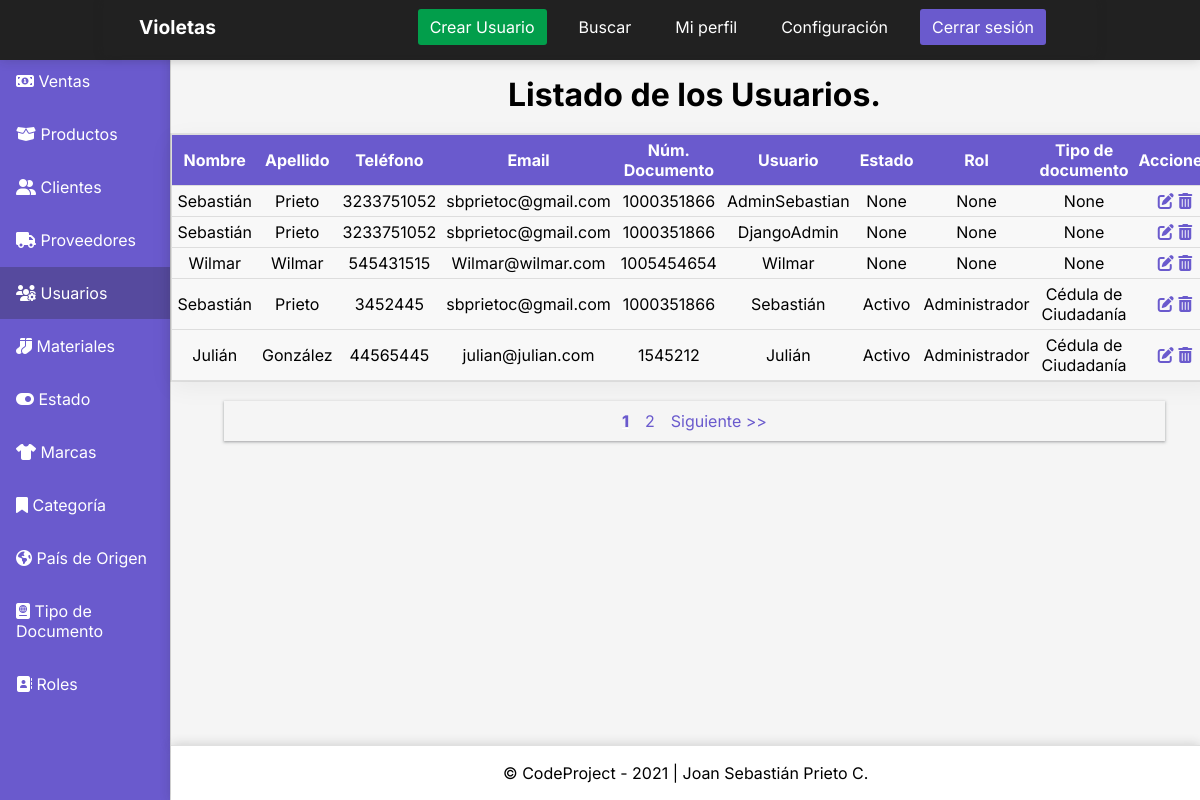
/dashboardusuarios, run on the app's committed database.
### InventoryApp/models.py (models this page shows, shortened)
class MyUser(AbstractUser):
    TelefonoUsuario = models.CharField('Teléfono del usuario', max_length = 100)
    NumeroDocumento = models.CharField('Número de documento del usuario', max_length = 100)
    TipoDocumento = models.ForeignKey(TipoDocumento, on_delete=models.CASCADE, default='', blank=True, null=True)
    Estado = models.ForeignKey(Estado, on_delete=models.CASCADE, default='', blank=True, null=True)
    Roles = models.ForeignKey(Roles, on_delete=models.CASCADE, default='', blank=True, null=True)
    REQUIRED_FIELDS = ['first_name', 'last_name', 'email', 'TelefonoUsuario', 'NumeroDocumento']
    class Meta:
        verbose_name = 'Usuario'
        verbose_name_plural = 'Usuarios'
        db_table = 'myuser'
        ordering = ['id']
    class Meta:
        verbose_name = 'Usuario'
        verbose_name_plural = 'Usuarios'
        db_table = 'myuser'
        ordering = ['id']

class Estado(models.Model):
    DescripcionEstado = models.CharField('Descripción del estado', max_length = 100)
    def __str__(self):
        return self.DescripcionEstado
    class Meta:
        verbose_name = 'Estado'
        verbose_name_plural = 'Estados'
        db_table = 'estados'
        ordering = ['id']

class Roles(models.Model):
    DescripcionRol = models.CharField('Descripción del rol', max_length = 100)
    def __str__(self):
        return self.DescripcionRol
    class Meta:
        verbose_name = 'Rol'
        verbose_name_plural = 'Roles'
        db_table = 'roles'
        ordering = ['id']

class TipoDocumento(models.Model):
    DescripcionTipoDoc = models.CharField('Descripción del tipo de documento', max_length = 100)
    def __str__(self):
        return self.DescripcionTipoDoc
    class Meta:
        verbose_name = 'Tipo de Documento'
        verbose_name_plural = 'Tipos de Documento'
        db_table = 'tipodoc'
        ordering = ['id']

### Project/views.py (the view)
# urls.py: path('dashboardusuarios', views.dashboardusuarios, name='dashusuarios'), # Registro creado
def dashboardusuarios(request):
    usuarios = (MyUser.objects.all()) # Creo variable que traiga todos los datos de la tabla Usuarios.
    page = request.GET.get('page', 1)
    try:
        paginator = Paginator(usuarios, 5)
        usuarios = paginator.page(page)
    except:
        raise Http404
    return render(request, 'dashboardusuarios.html', {
        'entity' : usuarios,
        'paginator' : paginator
} )

### Templates/dashboardusuarios.html (shortened to what this page needs)
{% load static %}
<!DOCTYPE html>
<html lang="es">
<head>
    <link rel="stylesheet" href="{% static 'CSS/stylesdashboard.css' %}">
</head>
<body>
    <div class="container">
        <header class="header">
            <nav class="nav">
                <a href="#" class="logo nav-link">Violetas</a>
                <ul class="nav-menu">
                    <li class="nav-menu-item"><a href="{% url 'createusuarios' %}" class="nav-menu-link nav-link nav-link-create">Crear Usuario</a></li>
                    <li class="nav-menu-item"><a href="#" class="nav-menu-link nav-link">Buscar</a></li>
                    <li class="nav-menu-item"><a href="#" class="nav-menu-link nav-link">Mi perfil</a></li>
                    <li class="nav-menu-item"><a href="#" class="nav-menu-link nav-link">Configuración</a></li>
                    <li class="nav-menu-item"><a href="#" onclick="cerrarSesion()" class="nav-menu-link nav-link nav-link-sign-out">Cerrar sesión</a></li>
                </ul>
            </nav>
        </header>
        <div class="sidebar">
            <ul>
                <li><a href="">
                    <span class="icon"><i class="fas fa-money-bill-alt"></i></span>
                    <span class="title">Ventas</span>
                </a></li>
                <li><a href="{% url 'dashproductos' %}">
                    <span class="icon"><i class="fas fa-box-open"></i></span>
                    <span class="title">Productos</span>
                </a></li>
                <li><a href="{% url 'dashclientes' %}">
                    <span class="icon"><i class="fas fa-user-friends"></i></span>
                    <span class="title">Clientes</span>
                </a></li>
                <li><a href="{% url 'dashproveedores' %}">
                    <span class="icon"><i class="fas fa-truck"></i></span>
                    <span class="title">Proveedores</span>
                </a></li>
                <li><a href="{% url 'dashusuarios' %}" class="active">
                    <span class="icon"><i class="fas fa-users-cog"></i></span>
                    <span class="title">Usuarios</span>
                </a></li>
                <li><a href="{% url 'dashmateriales' %}">
                    <span class="icon"><i class="fas fa-socks"></i></span>
                    <span class="title">Materiales</span>
                </a></li>
                <li><a href="{% url 'dashestado' %}">
                    <span class="icon"><i class="fas fa-toggle-on"></i></span>
                    <span class="title">Estado</span>
                </a></li>
                <li><a href="{% url 'dashmarcas' %}">
                    <span class="icon"><i class="fas fa-tshirt"></i></span>
                    <span class="title">Marcas</span>
                </a></li>
                <li><a href="{% url 'dashcategoria' %}">
                    <span class="icon"><i class="fas fa-bookmark"></i></span>
                    <span class="title">Categoría</span>
                </a></li>
                <li><a href="{% url 'dashpais' %}">
                    <span class="icon"><i class="fas fa-globe-americas"></i></span>
                    <span class="title">País de Origen</span>
                </a></li>
                <li><a href="{% url 'dashtipodoc' %}">
                    <span class="icon"><i class="fas fa-passport"></i></span>
                    <span class="title">Tipo de Documento</span>
                </a></li>
                <li><a href="{% url 'dashroles' %}">
                    <span class="icon"><i class="fas fa-address-book"></i></span>
                    <span class="title">Roles</span>
                </a></li>
            </ul>
        </div>
        <main>
            <h1>Listado de los Usuarios.</h1>
            <table class="table">
                <thead>
                    <tr>
                        <th>Nombre</th>
                        <th>Apellido</th>
                        <th>Teléfono</th>
                        <th>Email</th>
                        <th>Núm. Documento</th>
                        <th>Usuario</th>
                        <th>Estado</th>
                        <th>Rol</th>
                        <th>Tipo de documento</th>
                        <th>Acciones</th>
                    </tr>
                </thead>
                <tbody>
                    {% for usuarios in entity %}
                    <tr>
                        <td data-label="Nombre del usuario">{{usuarios.first_name}}</td>
                        <td data-label="Apellido del usuario">{{usuarios.last_name}}</td>
                        <td data-label="Teléfono del usuario">{{usuarios.TelefonoUsuario}}</td>
                        <td data-label="Email del usuario">{{usuarios.email}}</td>
                        <td data-label="Número de documento del usuario">{{usuarios.NumeroDocumento}}</td>
                        <td data-label="Usuario">{{usuarios.username}}</td>
                        <td data-label="Estado">{{usuarios.Estado}}</td>
                        <td data-label="Rol">{{usuarios.Roles}}</td>
                        <td data-label="Tipo de documento">{{usuarios.TipoDocumento}}</td>
                        <td data-label="Gestión">
                            <a href="{% url 'updateusuarios' usuarios.id %}"><i class="fas fa-edit"></i></a>
                            <a href="#" onclick="eliminarUsuario({{ usuarios.id }})"><i class="fas fa-trash-alt"></i></a>
                        </td>
                    </tr>
                    {% endfor %}
                </tbody>
            </table>
            <div>
                {% include 'paginator.html' %}
            </div>
        </main>
        <footer><span class="copyleft">&copy; CodeProject - 2021 | Joan Sebastián Prieto C.</span></footer>
      </div>
</body>
</html>

### Static/CSS/stylesdashboard.css (style rules this page uses)
* { padding: 0; margin: 0; box-sizing: border-box; }
body { font-family: "Inter", sans-serif; }
.header { background-color: #212121; height: 60px; position: fixed; width: 100%; top: 0; left: 0; box-shadow: 0 0 11px rgba(33,33,33,.2); }
.nav { display: flex; justify-content: space-between; max-width: 992px; margin: 0 auto; box-shadow: 0 0 11px rgba(33,33,33,.2); }
.nav-link { color: #fff; text-decoration: none; }
.logo { font-size: 1.2rem; font-weight: bold; padding: 0 35px; line-height: 55px; color: #fff; }
nav { color: #fff; grid-area: nav; }
.nav-menu { display: flex; margin-right: 40px; list-style: none; }
.nav-menu-item { font-size: 1rem; margin: 0 10px; line-height: 55px; width: max-content; }
.nav-menu-link { padding: 8px 12px; border-radius: 3px; }
.nav-link-sign-out { color: #fff; background-color: #6a5acd; }
.nav-link-create { color: #fff; background-color: #029e4b; }
.container { display: grid; height: 100vh; grid-template-columns: 0.5fr 1fr 1fr 1fr; grid-template-rows: 0.2fr 1.5fr 1fr 0.2fr; grid-template-areas: "nav nav nav nav" "sidebar main main main" "sidebar main main main" "sidebar footer footer footer"; font-size: 1em; color: #000; }
main { background: #F5F5F5; grid-area: main; display: table; box-shadow: 0 0 11px rgba(33,33,33,.2); }
main h1 { font-size: 2rem; font-weight: bold; margin-top: 20px; text-align: center; }
.sidebar { background-color: #6a5acd; grid-area: sidebar; border-right: 1px solid #e0e0e0; overflow-y: auto; box-shadow: 0 0 11px rgba(33,33,33,.2); }
.sidebar ul li a:hover, .active { color: #fff; background-color: #21212146; transition: 0.5s; border: none; }
.sidebar ul li a { display: block; padding: 16px; margin-bottom: 1px; text-decoration: none; color: #fff; }
footer { background: #fff; grid-area: footer; border-top: 1px solid #e0e0e0; box-shadow: 0 0 11px rgba(33,33,33,.2); display: flex; align-items: center; justify-content: center; }
.table { width: 90%; margin: 0 auto; margin-top: 20px; border: 1px solid #ccc; border-collapse: collapse; padding: 0; box-shadow: rgba(0, 0, 0, 0.05) 0px 6px 24px 0px, rgba(0, 0, 0, 0.08) 0px 0px 0px 1px; }
.table tr { background-color: #f8f8f8; border: 1px solid #ddd; }
.table th, .table td { font-size: 1rem; padding: 5px; text-align: center; }
.table td { font-size: 1rem; text-align: center; }
.table thead th { background-color: #6a5acd; color: #fff; }
.table i { color: #6a5acd; }

### data on the page
MyUser: first_name "Sebastián", last_name "Prieto", TelefonoUsuario "3233751052", email "sbprietoc@gmail.com", NumeroDocumento "1000351866", username "AdminSebastian", Estado "None", Roles "None", TipoDocumento "None"
MyUser: first_name "Sebastián", last_name "Prieto", TelefonoUsuario "3233751052", email "sbprietoc@gmail.com", NumeroDocumento "1000351866", username "DjangoAdmin", Estado "None", Roles "None", TipoDocumento "None"
MyUser: first_name "Wilmar", last_name "Wilmar", TelefonoUsuario "545431515", email "Wilmar@wilmar.com", NumeroDocumento "1005454654", username "Wilmar", Estado "None", Roles "None", TipoDocumento "None"
MyUser: first_name "Sebastián", last_name "Prieto", TelefonoUsuario "3452445", email "sbprietoc@gmail.com", NumeroDocumento "1000351866", username "Sebastián", Estado "Activo", Roles "Administrador", TipoDocumento "Cédula de Ciudadanía"
MyUser: first_name "Julián", last_name "González", TelefonoUsuario "44565445", email "julian@julian.com", NumeroDocumento "1545212", username "Julián", Estado "Activo", Roles "Administrador", TipoDocumento "Cédula de Ciudadanía"

### other printed values
{{ page }} "1" "2"
